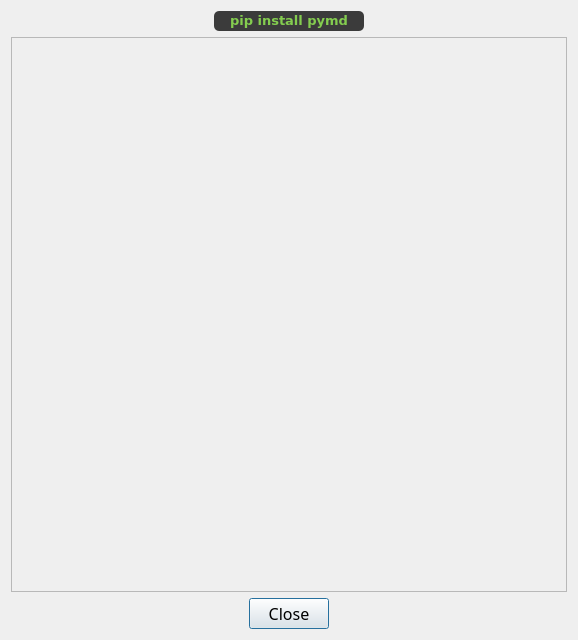
<?xml version="1.0" encoding="UTF-8"?>
<ui version="4.0">
 <author>Tutos Rive</author>
 <class>about_dialog</class>
 <widget class="QDialog" name="about_dialog">
  <property name="geometry">
   <rect>
    <x>0</x>
    <y>0</y>
    <width>578</width>
    <height>640</height>
   </rect>
  </property>
  <property name="minimumSize">
   <size>
    <width>578</width>
    <height>640</height>
   </size>
  </property>
  <property name="maximumSize">
   <size>
    <width>578</width>
    <height>640</height>
   </size>
  </property>
  <property name="font">
   <font>
    <family>Gabriola</family>
    <pointsize>20</pointsize>
   </font>
  </property>
  <property name="windowTitle">
   <string>About</string>
  </property>
  <property name="locale">
   <locale language="English" country="UnitedKingdom"/>
  </property>
  <property name="modal">
   <bool>true</bool>
  </property>
  <layout class="QGridLayout" name="gridLayout">
   <item row="4" column="0">
    <widget class="QDialogButtonBox" name="close_button">
     <property name="font">
      <font>
       <family>Gabriola</family>
       <pointsize>12</pointsize>
      </font>
     </property>
     <property name="orientation">
      <enum>Qt::Orientation::Horizontal</enum>
     </property>
     <property name="standardButtons">
      <set>QDialogButtonBox::StandardButton::Close</set>
     </property>
     <property name="centerButtons">
      <bool>true</bool>
     </property>
    </widget>
   </item>
   <item row="1" column="0">
    <layout class="QGridLayout" name="container_label_about">
     <property name="topMargin">
      <number>0</number>
     </property>
     <item row="0" column="0">
      <widget class="QLabel" name="about_label">
       <property name="minimumSize">
        <size>
         <width>0</width>
         <height>20</height>
        </size>
       </property>
       <property name="maximumSize">
        <size>
         <width>150</width>
         <height>40</height>
        </size>
       </property>
       <property name="font">
        <font>
         <family>Gabriola</family>
         <pointsize>10</pointsize>
         <italic>false</italic>
         <bold>true</bold>
         <underline>false</underline>
         <strikeout>false</strikeout>
         <kerning>true</kerning>
        </font>
       </property>
       <property name="styleSheet">
        <string notr="true">background-color: rgb(59, 59, 59);
color: #84CD4F;
border-radius: 5px;</string>
       </property>
       <property name="locale">
        <locale language="English" country="UnitedKingdom"/>
       </property>
       <property name="text">
        <string>&lt;code&gt;pip install pymd&lt;/code&gt;</string>
       </property>
       <property name="textFormat">
        <enum>Qt::TextFormat::RichText</enum>
       </property>
       <property name="scaledContents">
        <bool>false</bool>
       </property>
       <property name="alignment">
        <set>Qt::AlignmentFlag::AlignCenter</set>
       </property>
       <property name="textInteractionFlags">
        <set>Qt::TextInteractionFlag::TextSelectableByKeyboard|Qt::TextInteractionFlag::TextSelectableByMouse</set>
       </property>
      </widget>
     </item>
    </layout>
   </item>
   <item row="3" column="0">
    <widget class="QScrollArea" name="container_scroll_about">
     <property name="widgetResizable">
      <bool>true</bool>
     </property>
     <widget class="QWidget" name="container_about_text">
      <property name="geometry">
       <rect>
        <x>0</x>
        <y>0</y>
        <width>558</width>
        <height>562</height>
       </rect>
      </property>
      <layout class="QFormLayout" name="formLayout">
       <item row="0" column="0" colspan="2">
        <widget class="QLabel" name="text_about">
         <property name="maximumSize">
          <size>
           <width>540</width>
           <height>16777215</height>
          </size>
         </property>
         <property name="locale">
          <locale language="English" country="UnitedKingdom"/>
         </property>
         <property name="textFormat">
          <enum>Qt::TextFormat::RichText</enum>
         </property>
         <property name="wordWrap">
          <bool>true</bool>
         </property>
         <property name="openExternalLinks">
          <bool>true</bool>
         </property>
         <property name="textInteractionFlags">
          <set>Qt::TextInteractionFlag::LinksAccessibleByKeyboard|Qt::TextInteractionFlag::LinksAccessibleByMouse</set>
         </property>
        </widget>
       </item>
      </layout>
     </widget>
    </widget>
   </item>
  </layout>
 </widget>
 <resources/>
 <connections>
  <connection>
   <sender>close_button</sender>
   <signal>accepted()</signal>
   <receiver>about_dialog</receiver>
   <slot>accept()</slot>
   <hints>
    <hint type="sourcelabel">
     <x>248</x>
     <y>254</y>
    </hint>
    <hint type="destinationlabel">
     <x>157</x>
     <y>274</y>
    </hint>
   </hints>
  </connection>
  <connection>
   <sender>close_button</sender>
   <signal>rejected()</signal>
   <receiver>about_dialog</receiver>
   <slot>reject()</slot>
   <hints>
    <hint type="sourcelabel">
     <x>316</x>
     <y>260</y>
    </hint>
    <hint type="destinationlabel">
     <x>286</x>
     <y>274</y>
    </hint>
   </hints>
  </connection>
 </connections>
</ui>
